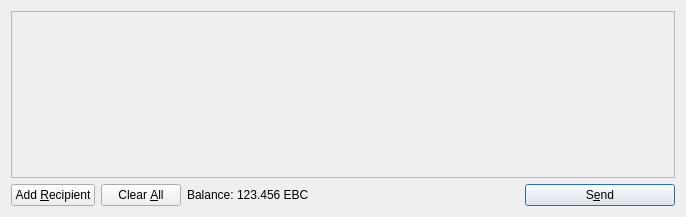
<?xml version="1.0" encoding="UTF-8"?>
<ui version="4.0">
 <class>SendCoinsDialog</class>
 <widget class="QDialog" name="SendCoinsDialog">
  <property name="geometry">
   <rect>
    <x>0</x>
    <y>0</y>
    <width>686</width>
    <height>217</height>
   </rect>
  </property>
  <property name="windowTitle">
   <string>Send Coins</string>
  </property>
  <layout class="QVBoxLayout" name="verticalLayout">
   <item>
    <widget class="QScrollArea" name="scrollArea">
     <property name="widgetResizable">
      <bool>true</bool>
     </property>
     <widget class="QWidget" name="scrollAreaWidgetContents">
      <property name="geometry">
       <rect>
        <x>0</x>
        <y>0</y>
        <width>666</width>
        <height>165</height>
       </rect>
      </property>
      <layout class="QVBoxLayout" name="verticalLayout_2">
       <property name="margin">
        <number>0</number>
       </property>
       <item>
        <layout class="QVBoxLayout" name="entries">
         <property name="spacing">
          <number>6</number>
         </property>
        </layout>
       </item>
       <item>
        <spacer name="verticalSpacer">
         <property name="orientation">
          <enum>Qt::Vertical</enum>
         </property>
         <property name="sizeHint" stdset="0">
          <size>
           <width>20</width>
           <height>40</height>
          </size>
         </property>
        </spacer>
       </item>
      </layout>
     </widget>
    </widget>
   </item>
   <item>
    <layout class="QHBoxLayout" name="horizontalLayout">
     <item>
      <widget class="QPushButton" name="addButton">
       <property name="toolTip">
        <string>Send to multiple recipients at once</string>
       </property>
       <property name="text">
        <string>Add &amp;Recipient</string>
       </property>
       <property name="icon">
        <iconset resource="../bitcoin.qrc">
         <normaloff>:/icons/add</normaloff>:/icons/add</iconset>
       </property>
       <property name="autoDefault">
        <bool>false</bool>
       </property>
      </widget>
     </item>
     <item>
      <widget class="QPushButton" name="clearButton">
       <property name="sizePolicy">
        <sizepolicy hsizetype="Minimum" vsizetype="Fixed">
         <horstretch>0</horstretch>
         <verstretch>0</verstretch>
        </sizepolicy>
       </property>
       <property name="toolTip">
        <string>Remove all transaction fields</string>
       </property>
       <property name="text">
        <string>Clear &amp;All</string>
       </property>
       <property name="icon">
        <iconset resource="../bitcoin.qrc">
         <normaloff>:/icons/remove</normaloff>:/icons/remove</iconset>
       </property>
       <property name="autoRepeatDelay">
        <number>300</number>
       </property>
       <property name="autoDefault">
        <bool>false</bool>
       </property>
      </widget>
     </item>
     <item>
      <layout class="QHBoxLayout" name="horizontalLayout_2">
       <property name="spacing">
        <number>3</number>
       </property>
       <item>
        <widget class="QLabel" name="label">
         <property name="text">
          <string>Balance:</string>
         </property>
        </widget>
       </item>
       <item>
        <widget class="QLabel" name="labelBalance">
         <property name="cursor">
          <cursorShape>IBeamCursor</cursorShape>
         </property>
         <property name="text">
          <string>123.456 EBC</string>
         </property>
         <property name="textInteractionFlags">
          <set>Qt::LinksAccessibleByMouse|Qt::TextSelectableByKeyboard|Qt::TextSelectableByMouse</set>
         </property>
        </widget>
       </item>
      </layout>
     </item>
     <item>
      <spacer name="horizontalSpacer">
       <property name="orientation">
        <enum>Qt::Horizontal</enum>
       </property>
       <property name="sizeHint" stdset="0">
        <size>
         <width>40</width>
         <height>20</height>
        </size>
       </property>
      </spacer>
     </item>
     <item>
      <widget class="QPushButton" name="sendButton">
       <property name="minimumSize">
        <size>
         <width>150</width>
         <height>0</height>
        </size>
       </property>
       <property name="toolTip">
        <string>Confirm the send action</string>
       </property>
       <property name="text">
        <string>S&amp;end</string>
       </property>
       <property name="icon">
        <iconset resource="../bitcoin.qrc">
         <normaloff>:/icons/send</normaloff>:/icons/send</iconset>
       </property>
       <property name="default">
        <bool>true</bool>
       </property>
      </widget>
     </item>
    </layout>
   </item>
  </layout>
 </widget>
 <resources>
  <include location="../bitcoin.qrc"/>
 </resources>
 <connections/>
</ui>
